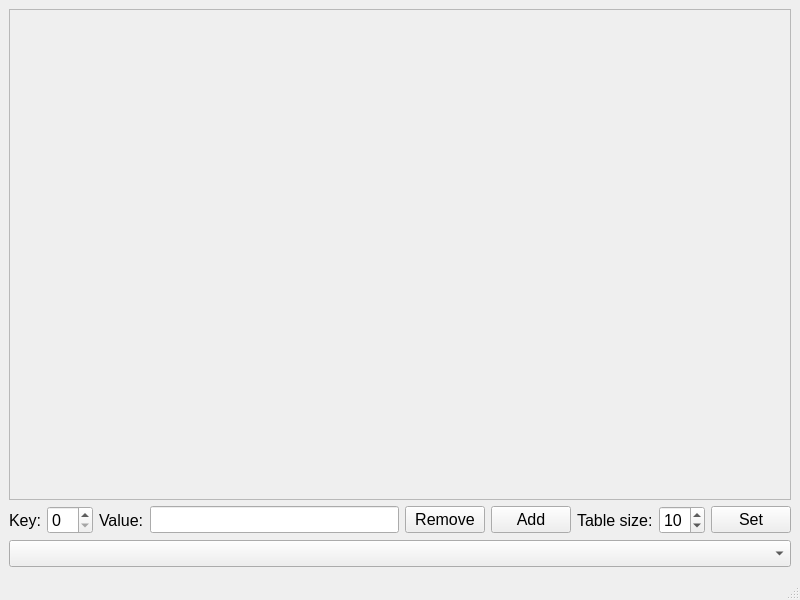
<?xml version="1.0" encoding="UTF-8"?>
<ui version="4.0">
 <class>MainWindow</class>
 <widget class="QMainWindow" name="MainWindow">
  <property name="geometry">
   <rect>
    <x>0</x>
    <y>0</y>
    <width>800</width>
    <height>600</height>
   </rect>
  </property>
  <property name="font">
   <font>
    <pointsize>12</pointsize>
   </font>
  </property>
  <property name="windowTitle">
   <string>MainWindow</string>
  </property>
  <widget class="QWidget" name="centralwidget">
   <layout class="QVBoxLayout" name="verticalLayout">
    <item>
     <widget class="QScrollArea" name="scrollArea">
      <property name="widgetResizable">
       <bool>true</bool>
      </property>
      <widget class="QWidget" name="scrollAreaWidgetContents">
       <property name="geometry">
        <rect>
         <x>0</x>
         <y>0</y>
         <width>776</width>
         <height>425</height>
        </rect>
       </property>
       <layout class="QVBoxLayout" name="verticalLayout_2">
        <item>
         <widget class="HashTableWidget" name="hashTable" native="true"/>
        </item>
       </layout>
      </widget>
     </widget>
    </item>
    <item>
     <layout class="QHBoxLayout" name="horizontalLayout">
      <item>
       <widget class="QLabel" name="label_key">
        <property name="text">
         <string>Key:</string>
        </property>
       </widget>
      </item>
      <item>
       <widget class="QSpinBox" name="spinBox_key">
        <property name="suffix">
         <string/>
        </property>
       </widget>
      </item>
      <item>
       <widget class="QLabel" name="label_value">
        <property name="text">
         <string>Value:</string>
        </property>
       </widget>
      </item>
      <item>
       <widget class="QLineEdit" name="lineEdit_value"/>
      </item>
      <item>
       <widget class="QPushButton" name="pushButton_remove">
        <property name="text">
         <string>Remove</string>
        </property>
       </widget>
      </item>
      <item>
       <widget class="QPushButton" name="pushButton_add">
        <property name="text">
         <string>Add</string>
        </property>
       </widget>
      </item>
      <item>
       <widget class="QLabel" name="label_tableSize">
        <property name="text">
         <string>Table size:</string>
        </property>
       </widget>
      </item>
      <item>
       <widget class="QSpinBox" name="spinBox_tableSize">
        <property name="suffix">
         <string/>
        </property>
        <property name="minimum">
         <number>1</number>
        </property>
        <property name="value">
         <number>10</number>
        </property>
       </widget>
      </item>
      <item>
       <widget class="QPushButton" name="pushButton_setTableSize">
        <property name="text">
         <string>Set</string>
        </property>
       </widget>
      </item>
     </layout>
    </item>
    <item>
     <widget class="QComboBox" name="comboBoxHash"/>
    </item>
   </layout>
  </widget>
  <widget class="QMenuBar" name="menubar">
   <property name="geometry">
    <rect>
     <x>0</x>
     <y>0</y>
     <width>800</width>
     <height>32</height>
    </rect>
   </property>
  </widget>
  <widget class="QStatusBar" name="statusbar"/>
 </widget>
 <customwidgets>
  <customwidget>
   <class>HashTableWidget</class>
   <extends>QWidget</extends>
   <header>HashTableWidget.h</header>
   <container>1</container>
  </customwidget>
 </customwidgets>
 <resources/>
 <connections/>
</ui>
